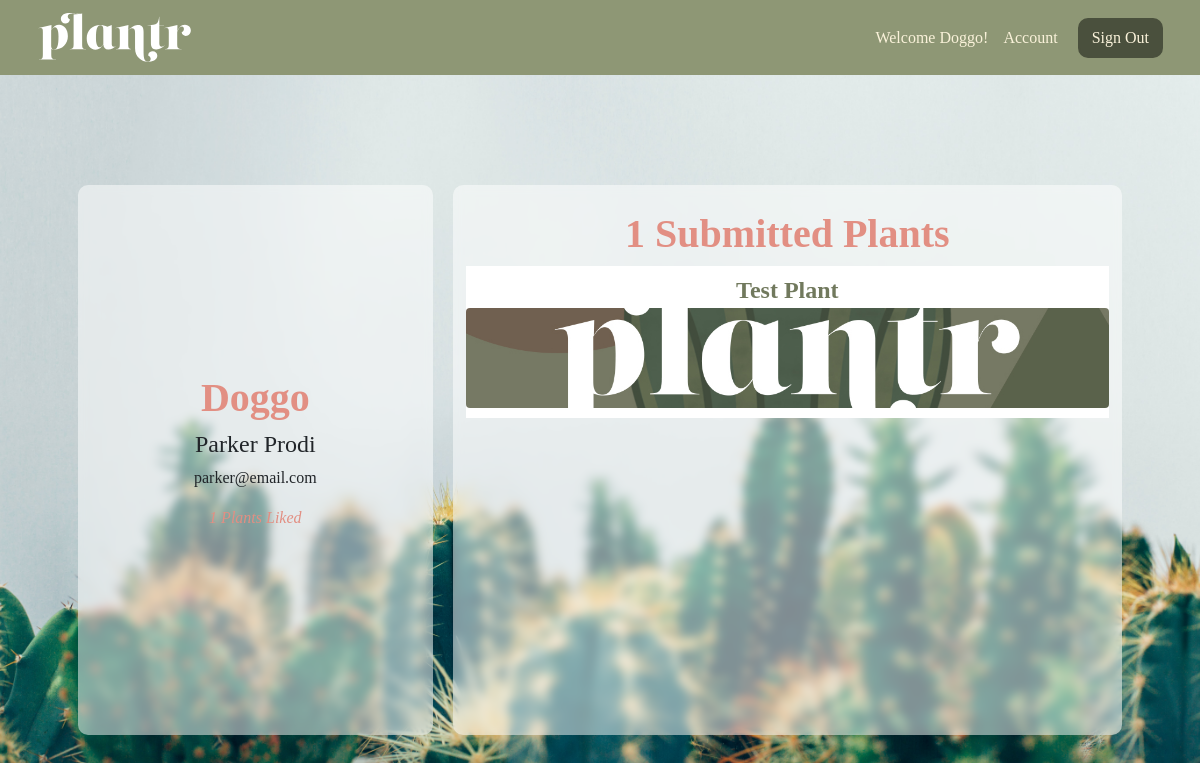
The page /plantr/users/2 (signed in) on the database its author committed.
### login_app/models.py (models this page shows)
class User(models.Model):
   alias = models.CharField(max_length=50)
   fname = models.CharField(max_length=50)
   lname = models.CharField(max_length=50)
   email = models.CharField(max_length=50)
   password = models.CharField(max_length=50)
   created_at = models.DateTimeField(auto_now_add = True)
   updated_at = models.DateTimeField(auto_now = True)
   objects = UserManager()

### plantApp/models.py (models this page shows, shortened)
class Plant(models.Model):
   LEVELS = (
   (0, ''),
   (1, 'Easy'),
   (2, 'Medium'),
   (3, 'Hard'),
)
   poster = models.ForeignKey(User, related_name = "user_plants", on_delete = models.CASCADE)
   plantName = models.CharField(max_length=50)
   plantAlt = models.CharField(max_length=255, blank=True, default='')
   level = models.CharField(max_length=50)
   env = models.CharField(max_length=1, choices=LEVELS)
   desc = models.CharField(max_length=255)
   plantImg = models.ImageField(upload_to='plants/', null=True, blank=True, default='../static/default_plant.jpg')
   users_fav = models.ManyToManyField(User, related_name = 'fav_plants')
   objects = plantsManager()

### plantApp/views.py (the view)
# urls.py: path('users/<int:user_id>', views.userProfile),
def userProfile(request, user_id):
   if 'user_id' not in request.session:
        messages.error(request, "Must be logged in!")
        return redirect('/')
   user = User.objects.get(id = user_id)
   plant = Plant.objects.all()
   current_user = User.objects.get(id=request.session['user_id'])
   cu_posts = Plant.objects.filter(poster=user)
   context = {
      'current_user': current_user,
      'cu_posts': cu_posts,
      'user': user,
      'plant': plant,
   }
   return render(request, 'user.html', context)

### plantApp/templates/user.html (shortened to what this page needs)
<!DOCTYPE html>
<html lang="en">
<head>
   <link href="https://cdn.jsdelivr.net/npm/bootstrap@5.0.1/dist/css/bootstrap.min.css" rel="stylesheet">
   {% load static %}
   <link rel="stylesheet" href="{% static 'plantApp/static/css/profile.css' %}">
</head>
<body>
   <div id='container'>
      <nav class="navbar navbar-light">
         <div class="container-fluid">
            <a class="navbar-brand" href="/plantr">
               <img src="../../static/plantr-light.svg" alt="" width="155" height="55">
            </a>
            <form class="d-flex">
               <span class="navbar-text">
                  Welcome {{ current_user.alias }}! &nbsp;&nbsp;
                  <a href="{{current_user.id}}">Account</a>
               </span>
               <a href="/logout" class="btn btn-danger" role="button">
                  Sign Out
                </a>
             </form>
         </div>
       </nav>
      <div class="container-lg main">
         <div class="row">
            <div class="col-lg-4">
               <div class='info'>
                  <h1>{{ user.alias }}</h1>
                  <h4>{{ user.fname }} {{ user.lname }}</h4>
                  <p>{{ user.email }}</p>
                  <p class="liked">{{ user.fav_plants.count }} Plants Liked</p>
               </div>
            </div>
            <div class="col-lg overflow-auto">
               <h1>{{ user.user_plants.count }} Submitted Plants</h1>
               {% for plant in cu_posts %}
               <div class="row">
                  <div class='user_plants'>
                     <a href="/plantr/{{ plant.id }}">{{ plant.plantName }}</a>
                     {% if plant.plantImg %}
                        <a href="/plantr/{{ plant.id }}"><img src="{{ plant.plantImg.url }} " class="rounded mx-auto d-block" alt="..."></a>
                           {% else %}
                           <a href="/plantr/{{ plant.id }}"><img src="/static/default_plant.jpg" class="rounded mx-auto d-block" alt="..."></a>
                        {% endif %}
                  </div>
               </div>
               {% endfor %}
            </div>
         </div>
      </div>
   </div>
</body>
</html>

### plantApp/static/css/profile.css (style rules this page uses)
* { margin: 0; padding: 0; font-family:Georgia, 'Times New Roman', Times, serif; }
body { width: 100%; background: #8e9775; background: url("../../../static/plantr.jpeg") no-repeat center center fixed; background-size: cover; }
.container-lg.main { padding: 50px; margin-top: 50px; border-radius: 15px; }
.navbar-text a { color: #faf2da !important; text-decoration: none; }
.navbar.navbar-light { background-color: #8e9775; padding: 5px 25px; }
.navbar-light .navbar-text { color: #faf2da; font-weight: 100; }
.btn.btn-danger { background-color: #4a503d; color: #faf2da; border: 2px solid #4a503d; border-radius: 10px; margin-left: 20px; }
.col-lg-4 { background-color: rgba(255, 255, 255, 0.5); position: relative; height: 550px; margin: 10px; padding: 0px; display: flex; justify-content: center; align-items: center; overflow: hidden; border-radius: 10px; backdrop-filter: blur(5px); }
.col-lg { background-color: rgba(255, 255, 255, 0.5); position: relative; margin: 10px; padding: 25px; height: 550px; margin: 10px; justify-content: center; align-items: center; overflow: hidden; border-radius: 10px; backdrop-filter: blur(5px); text-align: center; }
.rounded.mx-auto.d-block { width: 100%; height: 100px; object-fit: cover; object-position: 50% 50%; transition: transform .5s; }
.user_plants { position:relative; top: 69%; left: 0; right: 0; padding: 6px 0 10px 0; margin-bottom: 15px; text-align: center; background-color: rgba(255, 255, 255, 1); }
.user_plants a { text-decoration: none; color: #71795d; font-weight: 800; font-size: 1.5em; }
h1 { color: #e28f83; font-weight: 800; }
.liked { color: #e28f83; font-style: italic; }
.info { text-align: center; }

### rows shown on the page
User: alias "Doggo", fname "Parker", lname "Prodi", email "parker@email.com", fav_plants.count "1", user_plants.count "1"
Plant: plantName "Test Plant"
